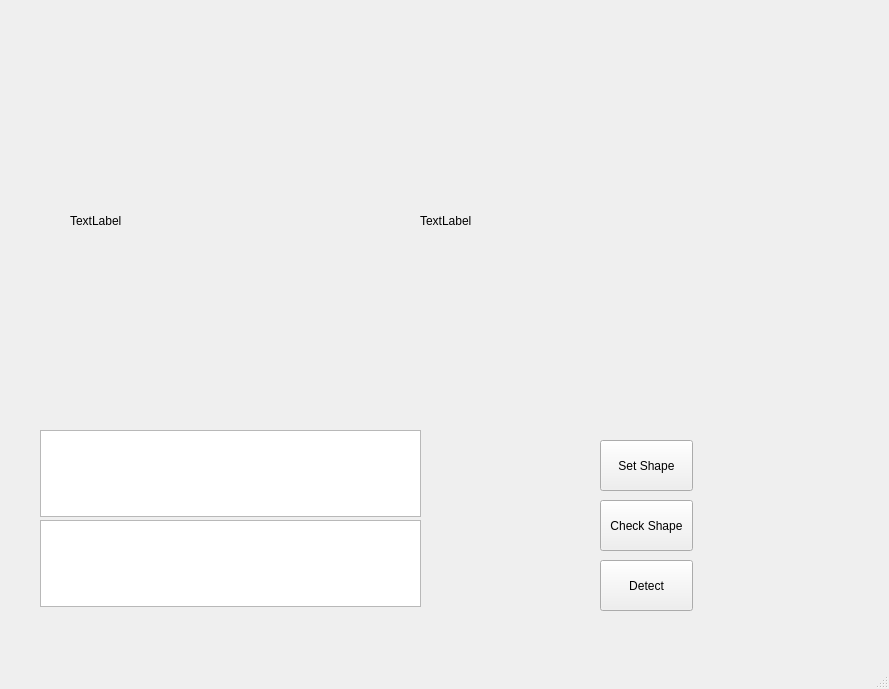
<?xml version="1.0" encoding="UTF-8"?>
<ui version="4.0">
 <class>MainWindow</class>
 <widget class="QMainWindow" name="MainWindow">
  <property name="geometry">
   <rect>
    <x>0</x>
    <y>0</y>
    <width>889</width>
    <height>689</height>
   </rect>
  </property>
  <property name="windowTitle">
   <string>MainWindow</string>
  </property>
  <widget class="QWidget" name="centralwidget">
   <widget class="QLabel" name="label_1">
    <property name="geometry">
     <rect>
      <x>70</x>
      <y>20</y>
      <width>341</width>
      <height>401</height>
     </rect>
    </property>
    <property name="text">
     <string>TextLabel</string>
    </property>
   </widget>
   <widget class="QLabel" name="label_2">
    <property name="geometry">
     <rect>
      <x>420</x>
      <y>20</y>
      <width>351</width>
      <height>401</height>
     </rect>
    </property>
    <property name="text">
     <string>TextLabel</string>
    </property>
   </widget>
   <widget class="QTextEdit" name="textEdit_1">
    <property name="geometry">
     <rect>
      <x>40</x>
      <y>430</y>
      <width>381</width>
      <height>87</height>
     </rect>
    </property>
   </widget>
   <widget class="QTextEdit" name="textEdit_2">
    <property name="geometry">
     <rect>
      <x>40</x>
      <y>520</y>
      <width>381</width>
      <height>87</height>
     </rect>
    </property>
   </widget>
   <widget class="QPushButton" name="pushButton_1">
    <property name="geometry">
     <rect>
      <x>600</x>
      <y>440</y>
      <width>93</width>
      <height>51</height>
     </rect>
    </property>
    <property name="text">
     <string>Set Shape</string>
    </property>
   </widget>
   <widget class="QPushButton" name="pushButton_2">
    <property name="geometry">
     <rect>
      <x>600</x>
      <y>500</y>
      <width>93</width>
      <height>51</height>
     </rect>
    </property>
    <property name="text">
     <string>Check Shape</string>
    </property>
   </widget>
   <widget class="QPushButton" name="pushButton_3">
    <property name="geometry">
     <rect>
      <x>600</x>
      <y>560</y>
      <width>93</width>
      <height>51</height>
     </rect>
    </property>
    <property name="text">
     <string>Detect</string>
    </property>
   </widget>
  </widget>
  <widget class="QMenuBar" name="menubar">
   <property name="geometry">
    <rect>
     <x>0</x>
     <y>0</y>
     <width>889</width>
     <height>26</height>
    </rect>
   </property>
  </widget>
  <widget class="QStatusBar" name="statusbar"/>
 </widget>
 <resources/>
 <connections/>
</ui>
